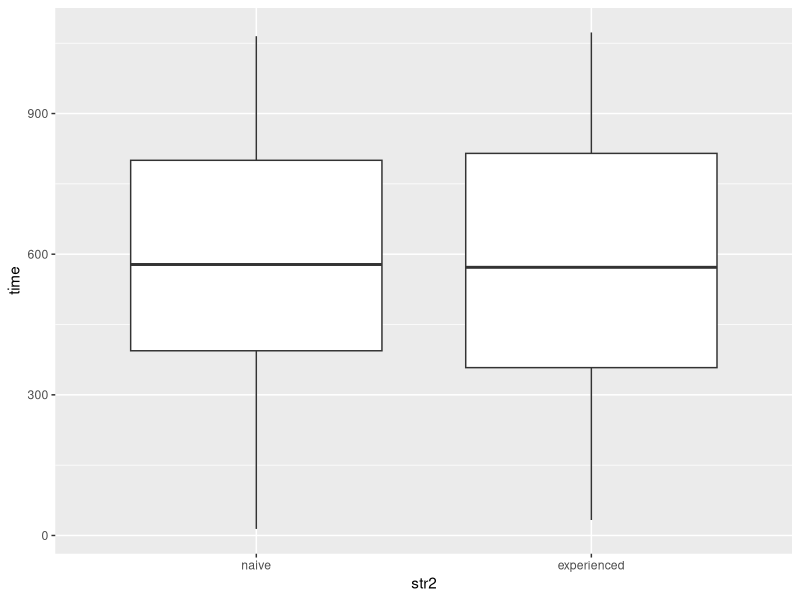

The R source for this figure:
library(tidyverse)
library(knitr)
aids_df <- read_csv("Data/aids.csv") %>%
  mutate(
    cid = factor(cid),
    trt = factor(trt, levels = 0:3, labels = c("ZDV only", "ZDV + ddI", "ZDV + Zal", "ddI only")),
    hemo = factor(hemo, levels = 0:1, labels = c("no", "yes")),
    homo = factor(homo, levels = 0:1, labels = c("no", "yes")),
    drugs = factor(drugs, levels = 0:1, labels = c("no", "yes")),
    oprior = factor(oprior, levels = 0:1, labels = c("no", "yes")),
    z30 = factor(z30, levels = 0:1, labels = c("no", "yes")),
    zprior = factor(zprior, levels = 0:1, labels = c("no", "yes")),
    race = factor(race, levels = 0:1, labels = c("white", "non-white")),
    gender = factor(gender, levels = 0:1, labels = c("F", "M")),
    str2 = factor(str2, levels = 0:1, labels = c("naive", "experienced")),
    strat = factor(strat, levels = 1:3, labels = c("Antiretroviral Naive", "> 1 but <= 52 weeks of prior antiretroviral therapy", "> 52 weeks")),
    symptom = factor(symptom, levels = 0:1, labels = c("asymp", "symp")),
    treat = factor(treat, levels = 0:1, labels = c("ZDV only", "others")),
    offtrt = factor(offtrt, levels = 0:1, labels = c("no", "yes"))
  )
aids_df %>%
  filter(cid == 1) %>%
  ggplot(mapping = aes(x = str2, y = time)) +
  geom_boxplot()

aids_df %>%
  group_by(trt, cid) %>%
  count() %>%
  spread(cid, n) %>%
  kable()
